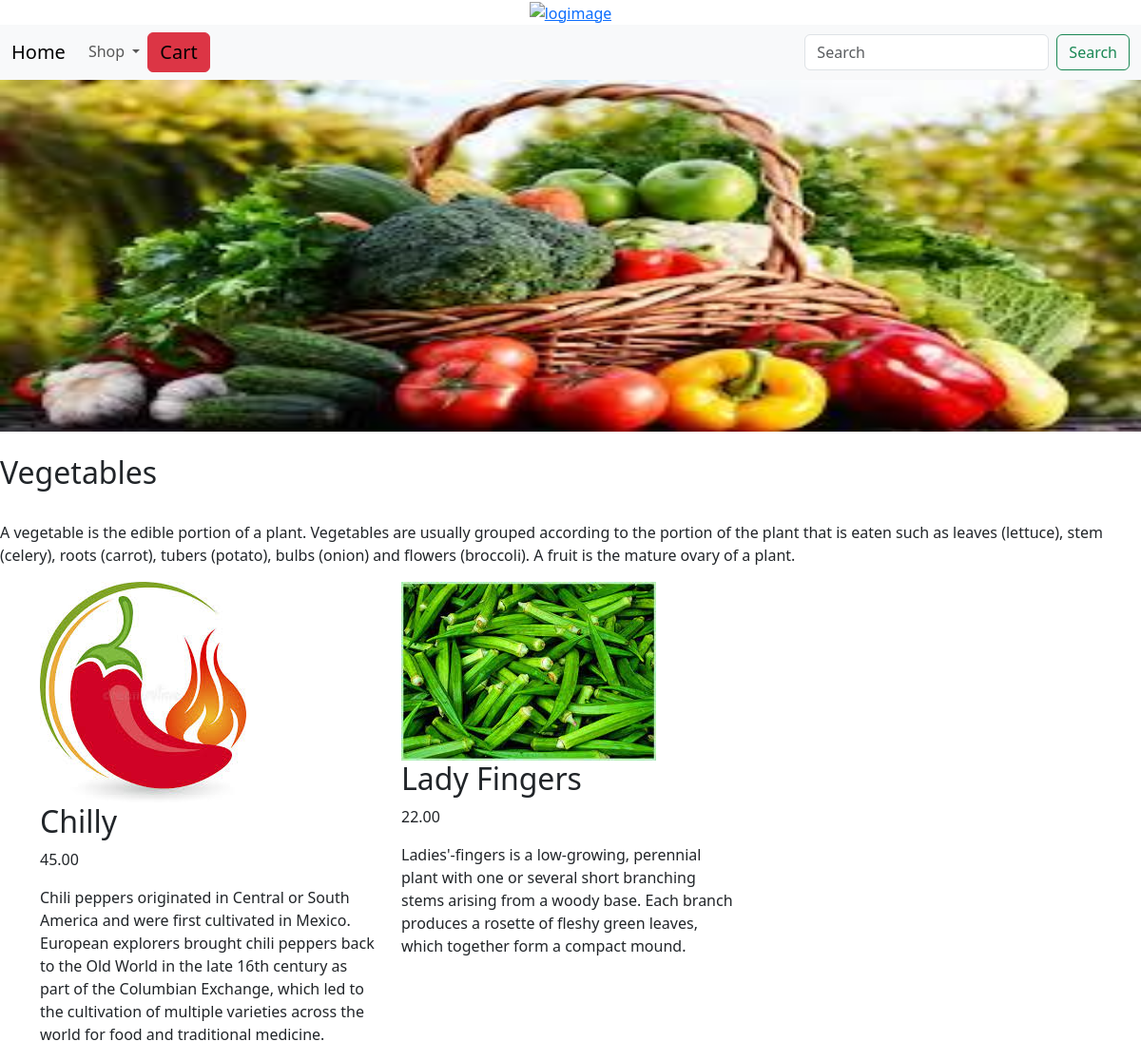
The page /shop/vegetables/ on the database its author committed.
### Ecomapp/models.py (models this page shows, shortened)
class Category(models.Model):
    name = models.CharField(max_length=250,unique=True)
    slug = models.SlugField(max_length=250,unique=True)
    desc = models.TextField()
    image = models.ImageField(upload_to='category',blank=True)
    class Meta:
        ordering = ('name',)
        verbose_name = 'category'
        verbose_name_plural = 'categories'
    def get_url(self):
        return reverse('Ecomapp:products_by_cat',args=[self.slug])
    def __str__(self):
        return self.name

class Product(models.Model):
    name = models.CharField(max_length=250,unique=True)
    slug = models.SlugField(max_length=250,unique=True)
    desc = models.TextField()
    image = models.ImageField(upload_to='product',blank=True)
    price = models.DecimalField(max_digits=10,decimal_places=2)
    category = models.ForeignKey(Category,on_delete=models.CASCADE)
    stock = models.IntegerField()
    available = models.BooleanField(default=True)
    created = models.DateTimeField(auto_now_add=True)
    updated = models.DateTimeField(auto_now=True)
    class Meta:
        ordering = ('name',)
        verbose_name = 'product'
        verbose_name_plural = 'products'
    def get_url(self):
        return reverse('Ecomapp:ProdDetails',args=[self.category.slug,self.slug])

### Ecomapp/views.py (the view)
# urls.py: path('',views.AllProdCat,name='AllProdCat'),
def AllProdCat(request,c_slug=None):
    products = None
    c_page = None
    if c_slug != None:
        c_page = get_object_or_404(Category,slug=c_slug)
        products = Product.objects.all().filter(category=c_page,available=True)
    else:
        products = Product.objects.all().filter(available=True)
    return render(request,'category.html',{'category':c_page,'products':products})

### Ecomapp/context_processors.py (called while the page is built)
def get_links(request):
    links = Category.objects.all()
    print(links)
    return dict(links=links)

### cart/context_processors.py (called while the page is built)
def counter(request):
    item_count = 0
    if 'admin' in request.path:
        return {}
    else:
        try:
          cart = Cart.objects.filter(cart_id=_cart_id(request))
          car_item=CartItem.objects.all().filter(cart=cart[:1])
          for cart_item in car_item:
              item_count += cart_item.quantity
        except Cart.DoesnNotExist:
            item_count = 0
    return  dict(item_count=item_count)

### cart/views.py (called while the page is built)
def _cart_id(request):
    cart = request.session.session_key
    if not cart:
        cart = request.session.create()
    return cart

### templates/category.html (shortened to what this page needs)
{% extends 'base.html' %}
{% load static %}
{% block content %}
<div>
    {% if category %}
        <img src="{{category.image.url}}" alt="{{category.name}}" style="width:100%;height:370px;">
</div>
<br>
<div>
    <h2>{{category.name}}</h2><br>
    <p>{{category.desc}}</p>
</div>
{% endif %}
<div>
    <div class="container">
        <div class="row">
            {% for product in products %}
            <div class="col-md-4">
                <div>
                    <div>
                        <a href="{{product.get_url}}"><img src="{{product.image.url}}" alt="{{product.name}}"></a>
                        <div>
                            <h2>{{product.name }}</h2>
                            <p>{{product.price}}</p>
                            <p>{{product.desc}}</p>
                        </div>
                    </div>
                </div>
            </div>
            {% endfor %}
            </div>
        </div>
</div>
{% endblock %}

### rows shown on the page
Category: image (picture), name "Vegetables", desc "A vegetable is the edible portion of a plant. Vegetables are usually grouped according to the portion of the plant that is eaten such as leaves (lettuce), stem (celery), roots (carrot), tubers (potato), bulbs (onion) and flowers (broccoli). A fruit is the mature ovary of a plant."
Product: image (picture), name "Chilly", price "45.00", desc "Chili peppers originated in Central or South America and were first cultivated in Mexico. European explorers brought chili peppers back to the Old World in the late 16th century as part of the Columbian Exchange, which led to the cultivation of multiple varieties across the world for food and traditional medicine."
Product: image (picture), name "Lady Fingers", price "22.00", desc "Ladies'-fingers is a low-growing, perennial plant with one or several short branching stems arising from a woody base. Each branch produces a rosette of fleshy green leaves, which together form a compact mound."
